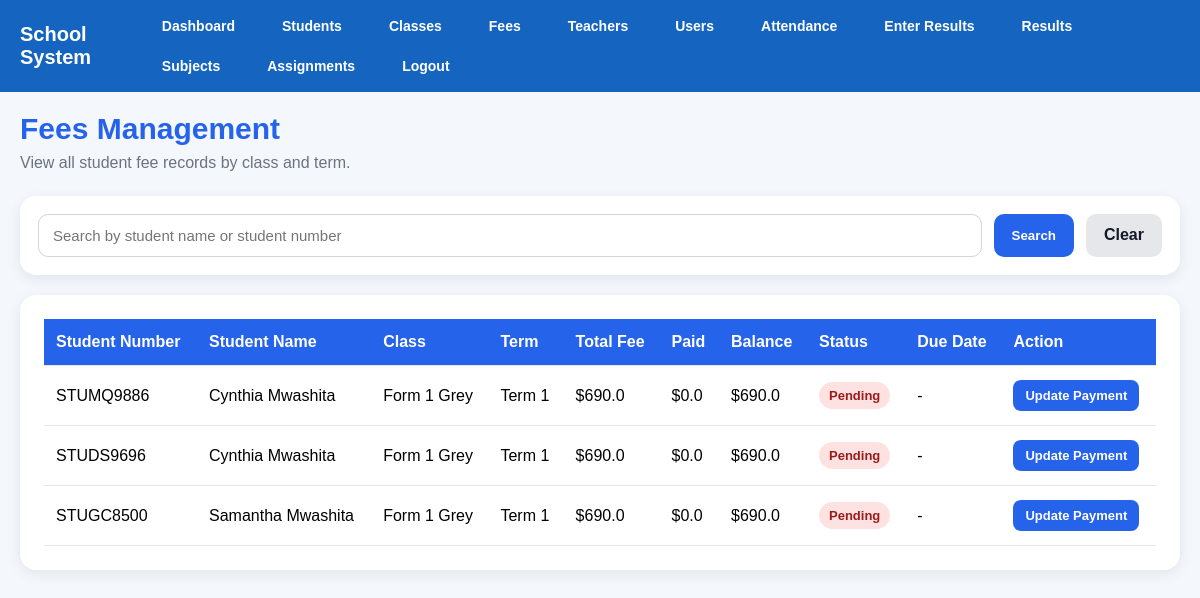
Before: /fees (signed in) with the older database file.
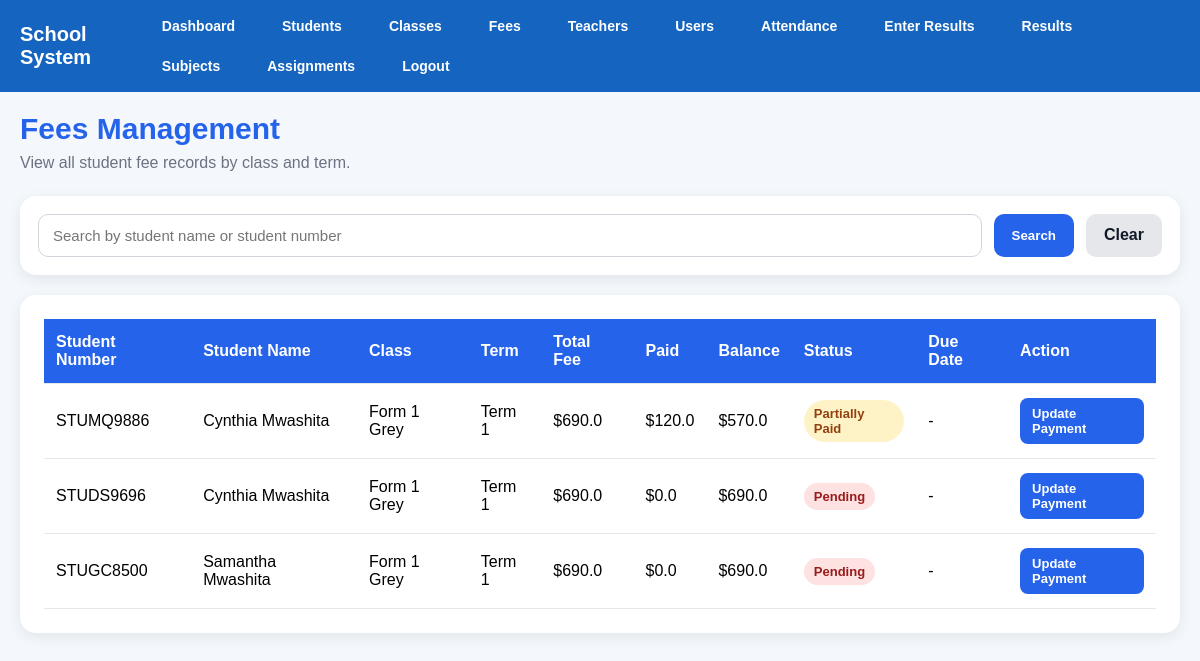
After: the same page with the newer database file.
### tables this page shows
CREATE TABLE fees (
            id INTEGER PRIMARY KEY AUTOINCREMENT,
            student_id INTEGER NOT NULL,
            amount REAL DEFAULT 0,
            paid_amount REAL DEFAULT 0,
            balance REAL DEFAULT 0,
            status TEXT,
            due_date TEXT, term_name TEXT,
            FOREIGN KEY(student_id) REFERENCES students(id)
        );

CREATE TABLE students (
            id INTEGER PRIMARY KEY AUTOINCREMENT,
            first_name TEXT NOT NULL,
            last_name TEXT NOT NULL,
            gender TEXT,
            dob TEXT,
            class_name TEXT
        , boarding_status TEXT, guardian2_name TEXT, guardian2_phone TEXT, student_number TEXT, birthday TEXT, enrollment_date TEXT, leaving_year TEXT, home_address TEXT, mailing_address TEXT, student_phone TEXT, medical_info TEXT, emergency_contact TEXT, guardian1_relationship TEXT, guardian1_whatsapp TEXT, guardian1_email TEXT, guardian2_relationship TEXT, guardian2_whatsapp TEXT, guardian2_email TEXT, guardian1_name TEXT, guardian1_phone TEXT);

### app.py (the view, shortened to what this page needs)
@app.route("/fees")
@login_required
@roles_required("admin", "director")
def fees():
    conn = get_db()
    cursor = conn.cursor()
    search = request.args.get("search", "").strip()
    query = """
        SELECT
            f.*,
            s.first_name,
            s.last_name,
            s.student_number,
            s.class_name
        FROM fees f
        JOIN students s ON f.student_id = s.id
    """
    params = []
    query += " ORDER BY s.class_name, s.first_name, s.last_name, f.term_name"
    cursor.execute(query, params)
    fee_records = cursor.fetchall()
    conn.close()
    return render_template("fees.html", fee_records=fee_records, search=search)

### app.py (called while the page is built)
def get_db():
    conn = sqlite3.connect("school.db")
    conn.row_factory = sqlite3.Row
    return conn

def login_required(f):
    @wraps(f)
    def wrapper(*args, **kwargs):
        if "user_id" not in session:
            flash("Please log in first.", "warning")
            return redirect(url_for("login"))
        return f(*args, **kwargs)
    return wrapper

def roles_required(*allowed_roles):
    def decorator(f):
        @wraps(f)
        def wrapper(*args, **kwargs):
            if "user_id" not in session:
                flash("Please log in first.", "warning")
                return redirect(url_for("login"))
            if session.get("role") not in allowed_roles:
                flash("You are not allowed to access that page.", "danger")
                return redirect(url_for("dashboard"))
            return f(*args, **kwargs)
        return wrapper
    return decorator

### templates/fees.html (shortened to what this page needs)
{% extends "base.html" %}
{% block content %}
<div class="page-header">
    <h1>Fees Management</h1>
    <p>View all student fee records by class and term.</p>
</div>
<div class="search-card">
    <form method="GET" action="{{ url_for('fees') }}" class="search-form">
        <input
            type="text"
            name="search"
            placeholder="Search by student name or student number"
            value="{{ search or '' }}"
        >
        <button type="submit">Search</button>
        <a href="{{ url_for('fees') }}" class="clear-btn">Clear</a>
    </form>
</div>
<div class="card">
    {% if fee_records %}
    <div class="table-wrapper">
        <table>
            <thead>
                <tr>
                    <th>Student Number</th>
                    <th>Student Name</th>
                    <th>Class</th>
                    <th>Term</th>
                    <th>Total Fee</th>
                    <th>Paid</th>
                    <th>Balance</th>
                    <th>Status</th>
                    <th>Due Date</th>
                    <th>Action</th>
                </tr>
            </thead>
            <tbody>
                {% for fee in fee_records %}
                <tr>
                    <td>{{ fee.student_number }}</td>
                    <td>{{ fee.first_name }} {{ fee.last_name }}</td>
                    <td>{{ fee.class_name }}</td>
                    <td>{{ fee.term_name or "Not set" }}</td>
                    <td>${{ fee.amount }}</td>
                    <td>${{ fee.paid_amount }}</td>
                    <td>${{ fee.balance }}</td>
                    <td>
                        <span class="status-badge
                            {% if fee.status == 'Paid' %}paid
                            {% elif fee.status == 'Partially Paid' %}partial
                            {% else %}pending{% endif %}">
                            {{ fee.status }}
                        </span>
                    </td>
                    <td>{{ fee.due_date or "-" }}</td>
                    <td>
    <a href="{{ url_for('update_fee', fee_id=fee.id) }}" class="action-btn">Update Payment</a>
</td>
                </tr>
                {% endfor %}
            </tbody>
        </table>
    </div>
    {% else %}
        <p>No fee records found yet.</p>
    {% endif %}
</div>
{% endblock %}

### templates/base.html (shortened to what this page needs)
<!DOCTYPE html>
<html lang="en">
<head>
    <link rel="stylesheet" href="{{ url_for('static', filename='style.css') }}">
</head>
<body>
<div class="navbar">
    <h2>School System</h2>
    <div class="nav-links">
        {% if session.get('role') in ['admin', 'director'] %}
            <a href="{{ url_for('dashboard') }}">Dashboard</a>
            <a href="{{ url_for('students') }}">Students</a>
            <a href="{{ url_for('classes') }}">Classes</a>
            <a href="{{ url_for('fees') }}">Fees</a>
            <a href="{{ url_for('teachers') }}">Teachers</a>
            <a href="{{ url_for('users') }}">Users</a>
            <a href="{{ url_for('attendance') }}">Attendance</a>
            <a href="{{ url_for('enter_result') }}">Enter Results</a>
            <a href="{{ url_for('results') }}">Results</a>
            <a href="{{ url_for('subjects') }}">Subjects</a>
            <a href="{{ url_for('assignments') }}">Assignments</a>
            <a href="{{ url_for('logout') }}">Logout</a>
        {% else %}
            <a href="{{ url_for('index') }}">Home</a>
            <a href="{{ url_for('login') }}">Login</a>
        {% endif %}
    </div>
</div>
<div class="container">
    {% block content %}{% endblock %}
</div>
</body>
</html>

### static/style.css (style rules this page uses)
body { font-family: Arial, sans-serif; background-color: #f4f6f9; margin: 0; padding: 0; }
.navbar { background-color: #1e3a8a; color: white; padding: 15px; display: flex; justify-content: space-between; align-items: center; }
.navbar a { color: white; text-decoration: none; margin-left: 15px; font-weight: bold; }
.container { padding: 30px; }
table { width: 100%; border-collapse: collapse; background: white; }
th { background-color: #1e3a8a; color: white; padding: 10px; }
td { padding: 8px; border-bottom: 1px solid #ddd; }
button { background-color: #2563eb; color: white; padding: 8px 12px; border: none; border-radius: 5px; }

### templates/base.html (style rules this page uses)
body { margin: 0; font-family: Arial, sans-serif; background: #f4f8fc; }
.navbar { background: #1565c0; color: white; padding: 12px 20px; display: flex; justify-content: space-between; align-items: center; }
.navbar h2 { margin: 0; font-size: 20px; }
.nav-links { display: flex; gap: 12px; flex-wrap: wrap; }
.nav-links a { color: white; text-decoration: none; font-size: 14px; padding: 6px 10px; border-radius: 5px; }
.container { padding: 20px; }

### templates/fees.html (style rules this page uses)
.page-header { margin-bottom: 24px; }
.page-header h1 { margin: 0; color: #2563eb; font-size: 30px; }
.page-header p { margin-top: 8px; color: #6b7280; }
.card { background: white; border-radius: 16px; padding: 24px; box-shadow: 0 4px 14px rgba(0, 0, 0, 0.08); }
.table-wrapper { overflow-x: auto; }
table { width: 100%; border-collapse: collapse; min-width: 1000px; }
th, td { padding: 14px 12px; text-align: left; border-bottom: 1px solid #e5e7eb; }
th { background: #2563eb; color: white; font-weight: 600; }
.status-badge { display: inline-block; padding: 6px 10px; border-radius: 999px; font-size: 13px; font-weight: 600; }
.status-badge.partial { background: #fef3c7; color: #92400e; }
.status-badge.pending { background: #fee2e2; color: #991b1b; }
.action-btn { display: inline-block; background: #2563eb; color: white; text-decoration: none; padding: 8px 12px; border-radius: 8px; font-size: 13px; font-weight: 600; }
.search-card { background: white; border-radius: 16px; padding: 18px; box-shadow: 0 4px 14px rgba(0, 0, 0, 0.08); margin-bottom: 20px; }
.search-form { display: flex; gap: 12px; flex-wrap: wrap; }
.search-form input { flex: 1; min-width: 260px; padding: 12px 14px; border: 1px solid #d1d5db; border-radius: 10px; font-size: 15px; }
.search-form button { background: #2563eb; color: white; border: none; padding: 12px 18px; border-radius: 10px; font-weight: 600; cursor: pointer; }
.clear-btn { display: inline-block; background: #e5e7eb; color: #111827; text-decoration: none; padding: 12px 18px; border-radius: 10px; font-weight: 600; }

Changed rows visible on the page:
changed fees "STUMQ9886": paid_amount "0.0" → "120.0"; balance "690.0" → "570.0"; status "Pending" → "Partially Paid"
